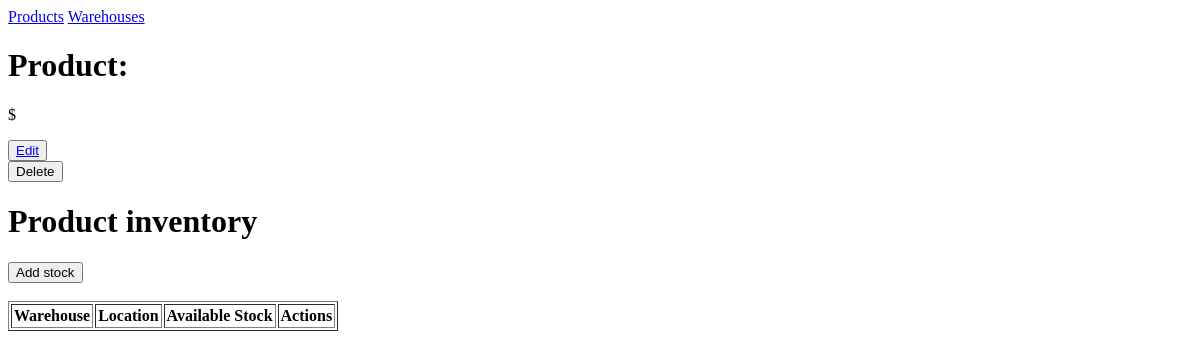
/inventory/products/5/, run on an earlier commit of the app's database.
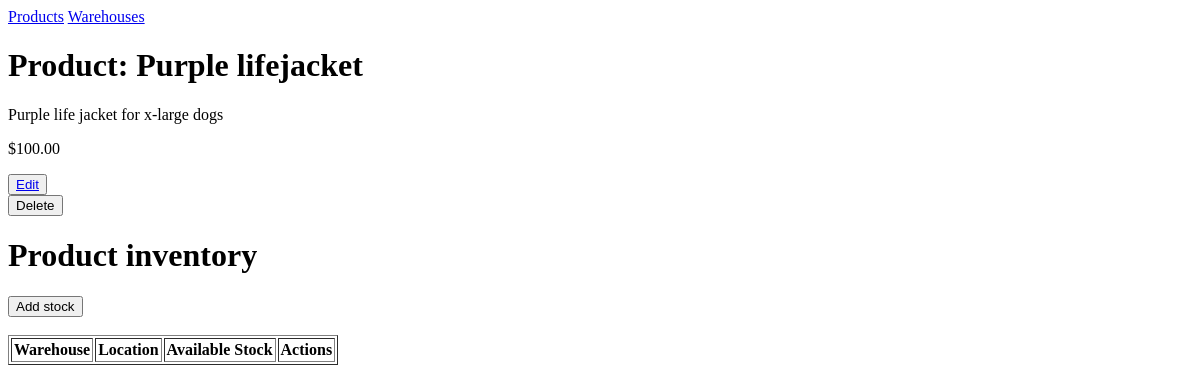
And on a later commit of the database.
### inventory/models.py (models this page shows, shortened)
class Product(models.Model):
    name = models.CharField(max_length=50, unique=True)
    description = models.CharField(max_length=200, blank=True)
    price = models.FloatField(validators = [MinValueValidator(0.01)])

### inventory/views/product_views.py (the view)
# urls.py: path('products/<str:product_id>/', product_views.product, name='product'),
def product(request, product_id):
    product = crud_product.get_product(id=product_id)
    stock = crud_inventory.get_all_inventory_by_product(product)
    if request.POST.get('add_stock'):
        if not crud_warehouse.get_all_warehouses():
            messages.error(request, f"Please add a warehouse before adding stock")
            return redirect(f'product', product_id)
        else:
            return redirect('new_inventory', product_id)
    else:
        form = ProductForm(instance=product)
        context = {
                    'product': product,
                    'available_stock':stock,
                    'form': form
                }
        return render(request=request, template_name="inventory/product.html", context=context)

### inventory/forms.py
class ProductForm(forms.ModelForm):
    class Meta:
        model = Product
        fields = ['name', 'description', 'price']

### inventory/crud/crud_inventory.py (called while the page is built)
def get_all_inventory_by_product(product:Product)->list[WarehouseInventory]:
    return WarehouseInventory.objects.filter(product=product)

### inventory/crud/crud_product.py (called while the page is built)
def get_product(id:int)->Product:
    return Product.objects.filter(id=id).first()

### inventory/templates/inventory/product.html (shortened to what this page needs)
{% extends "inventory/base.html" %}
{% block content %}
        <h1>Product: {{ product.name }}</h1>
        <p>{{ product.description }}</p>
        <p>${{ product.price|floatformat:2 }}</p>
        <button>
            <a href="{%url 'edit_product' pk=product.id%}">Edit</a>
        </button>
        <form method="post" action="{% url "delete_product" pk=product.id%}">
            <input type="submit" value="Delete">
        </form>
    <h1>Product inventory</h1>
    <form method="post">
        <input type="submit" value="Add stock" name="add_stock">
    </form>
        <table cellpadding="2" border="1">
            <tr>
                <th>Warehouse</th>
                <th>Location</th>
                <th>Available Stock</th>
                <th>Actions</th>
            </tr>
        </table>
{% endblock content %}

What changed in the data, as far as the page shows it:
added Product: name "Purple lifejacket", description "Purple life jacket for x-large dogs", price "100.00"
